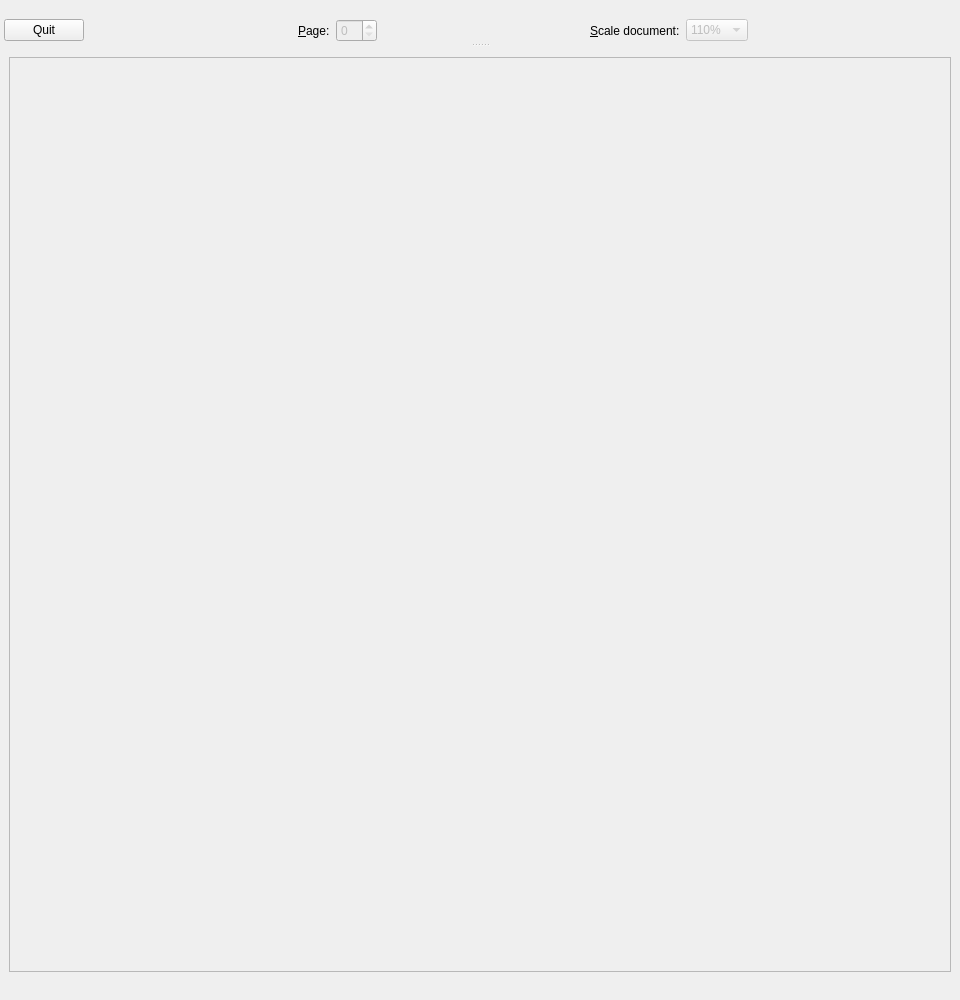
<?xml version="1.0" encoding="UTF-8"?>
<ui version="4.0">
 <class>MainWindow</class>
 <widget class="QMainWindow" name="MainWindow">
  <property name="geometry">
   <rect>
    <x>0</x>
    <y>0</y>
    <width>960</width>
    <height>1000</height>
   </rect>
  </property>
  <property name="windowTitle">
   <string>vprerex</string>
  </property>
  <property name="layoutDirection">
   <enum>Qt::LeftToRight</enum>
  </property>
  <property name="dockOptions">
   <set>QMainWindow::AllowNestedDocks|QMainWindow::AllowTabbedDocks|QMainWindow::AnimatedDocks|QMainWindow::ForceTabbedDocks</set>
  </property>
  <widget class="QWidget" name="centralwidget">
   <property name="sizePolicy">
    <sizepolicy hsizetype="Expanding" vsizetype="Preferred">
     <horstretch>0</horstretch>
     <verstretch>0</verstretch>
    </sizepolicy>
   </property>
   <property name="layoutDirection">
    <enum>Qt::RightToLeft</enum>
   </property>
   <layout class="QHBoxLayout" name="horizontalLayout">
    <item>
     <widget class="QScrollArea" name="scrollAreaWidget">
      <property name="focusPolicy">
       <enum>Qt::NoFocus</enum>
      </property>
      <property name="layoutDirection">
       <enum>Qt::LeftToRight</enum>
      </property>
      <property name="widgetResizable">
       <bool>true</bool>
      </property>
      <property name="alignment">
       <set>Qt::AlignCenter</set>
      </property>
      <widget class="QWidget" name="scrollAreaWidgetContents">
       <property name="geometry">
        <rect>
         <x>0</x>
         <y>0</y>
         <width>946</width>
         <height>906</height>
        </rect>
       </property>
       <property name="focusPolicy">
        <enum>Qt::NoFocus</enum>
       </property>
       <property name="layoutDirection">
        <enum>Qt::LeftToRight</enum>
       </property>
      </widget>
     </widget>
    </item>
   </layout>
  </widget>
  <widget class="QStatusBar" name="statusbar">
   <property name="sizeGripEnabled">
    <bool>false</bool>
   </property>
  </widget>
  <widget class="QDockWidget" name="controlsDockWidget">
   <property name="enabled">
    <bool>true</bool>
   </property>
   <property name="floating">
    <bool>false</bool>
   </property>
   <property name="features">
    <set>QDockWidget::NoDockWidgetFeatures</set>
   </property>
   <property name="allowedAreas">
    <set>Qt::BottomDockWidgetArea|Qt::TopDockWidgetArea</set>
   </property>
   <attribute name="dockWidgetArea">
    <number>4</number>
   </attribute>
   <widget class="QWidget" name="dockWidgetContents">
    <layout class="QHBoxLayout">
     <property name="leftMargin">
      <number>4</number>
     </property>
     <property name="topMargin">
      <number>0</number>
     </property>
     <property name="rightMargin">
      <number>4</number>
     </property>
     <property name="bottomMargin">
      <number>0</number>
     </property>
     <item>
      <widget class="QPushButton" name="quitButton">
       <property name="focusPolicy">
        <enum>Qt::NoFocus</enum>
       </property>
       <property name="text">
        <string>Quit</string>
       </property>
      </widget>
     </item>
     <item>
      <spacer name="horizontalSpacer">
       <property name="orientation">
        <enum>Qt::Horizontal</enum>
       </property>
       <property name="sizeHint" stdset="0">
        <size>
         <width>40</width>
         <height>20</height>
        </size>
       </property>
      </spacer>
     </item>
     <item>
      <layout class="QHBoxLayout" name="_2">
       <item>
        <widget class="QLabel" name="pageLabel">
         <property name="text">
          <string>&amp;Page:</string>
         </property>
         <property name="buddy">
          <cstring>pageSpinBox</cstring>
         </property>
        </widget>
       </item>
       <item>
        <widget class="QSpinBox" name="pageSpinBox">
         <property name="enabled">
          <bool>false</bool>
         </property>
         <property name="focusPolicy">
          <enum>Qt::NoFocus</enum>
         </property>
        </widget>
       </item>
      </layout>
     </item>
     <item>
      <spacer name="horizontalSpacer_2">
       <property name="orientation">
        <enum>Qt::Horizontal</enum>
       </property>
       <property name="sizeHint" stdset="0">
        <size>
         <width>20</width>
         <height>20</height>
        </size>
       </property>
      </spacer>
     </item>
     <item>
      <widget class="QLabel" name="label">
       <property name="text">
        <string>&amp;Scale document:</string>
       </property>
       <property name="buddy">
        <cstring>scaleComboBox</cstring>
       </property>
      </widget>
     </item>
     <item>
      <widget class="QComboBox" name="scaleComboBox">
       <property name="enabled">
        <bool>false</bool>
       </property>
       <property name="focusPolicy">
        <enum>Qt::NoFocus</enum>
       </property>
       <property name="currentIndex">
        <number>1</number>
       </property>
       <item>
        <property name="text">
         <string>100%</string>
        </property>
       </item>
       <item>
        <property name="text">
         <string>110%</string>
        </property>
       </item>
       <item>
        <property name="text">
         <string>125%</string>
        </property>
       </item>
       <item>
        <property name="text">
         <string>175%</string>
        </property>
       </item>
       <item>
        <property name="text">
         <string>250%</string>
        </property>
       </item>
       <item>
        <property name="text">
         <string>400%</string>
        </property>
       </item>
      </widget>
     </item>
     <item>
      <spacer name="horizontalSpacer_3">
       <property name="orientation">
        <enum>Qt::Horizontal</enum>
       </property>
       <property name="sizeHint" stdset="0">
        <size>
         <width>20</width>
         <height>20</height>
        </size>
       </property>
      </spacer>
     </item>
    </layout>
   </widget>
  </widget>
  <action name="openAction">
   <property name="text">
    <string>&amp;Open...</string>
   </property>
   <property name="shortcut">
    <string>Ctrl+O</string>
   </property>
  </action>
  <action name="exitAction">
   <property name="text">
    <string>E&amp;xit</string>
   </property>
   <property name="shortcut">
    <string>Ctrl+Q</string>
   </property>
  </action>
  <action name="increaseScaleAction">
   <property name="text">
    <string>&amp;Increase Scale</string>
   </property>
   <property name="shortcut">
    <string>Ctrl++</string>
   </property>
  </action>
  <action name="decreaseScaleAction">
   <property name="text">
    <string>&amp;Decrease Scale</string>
   </property>
   <property name="shortcut">
    <string>Ctrl+-</string>
   </property>
  </action>
  <action name="documentControlsAction">
   <property name="checkable">
    <bool>true</bool>
   </property>
   <property name="checked">
    <bool>true</bool>
   </property>
   <property name="text">
    <string>&amp;Document Controls</string>
   </property>
  </action>
 </widget>
 <resources/>
 <connections/>
</ui>
